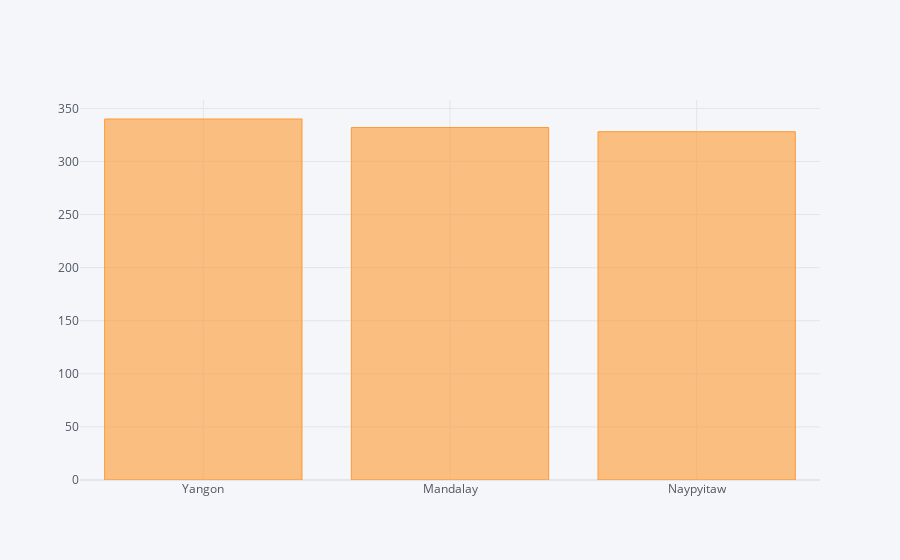

Write notebook code for a chart like this one.
### Code cell
df['City'].value_counts().iplot(kind='bar')

### Figure 1 — Plotly figure (JSON) as saved in the notebook; plotly's stock layout.template omitted (floating-point values rounded to 4 significant figures)
{"data": [{"marker": {"color": "rgba(255, 153, 51, 0.6)", "line": {"color": "rgba(255, 153, 51, 1.0)", "width": 1}}, "name": "City", "orientation": "v", "text": "", "type": "bar", "x": ["Yangon", "Mandalay", "Naypyitaw"], "y": [340, 332, 328]}], "layout": {"legend": {"bgcolor": "#F5F6F9", "font": {"color": "#4D5663"}}, "paper_bgcolor": "#F5F6F9", "plot_bgcolor": "#F5F6F9", "title": {"font": {"color": "#4D5663"}}, "xaxis": {"gridcolor": "#E1E5ED", "showgrid": true, "tickfont": {"color": "#4D5663"}, "title": {"font": {"color": "#4D5663"}, "text": ""}, "zerolinecolor": "#E1E5ED"}, "yaxis": {"gridcolor": "#E1E5ED", "showgrid": true, "tickfont": {"color": "#4D5663"}, "title": {"font": {"color": "#4D5663"}, "text": ""}, "zerolinecolor": "#E1E5ED"}}}
